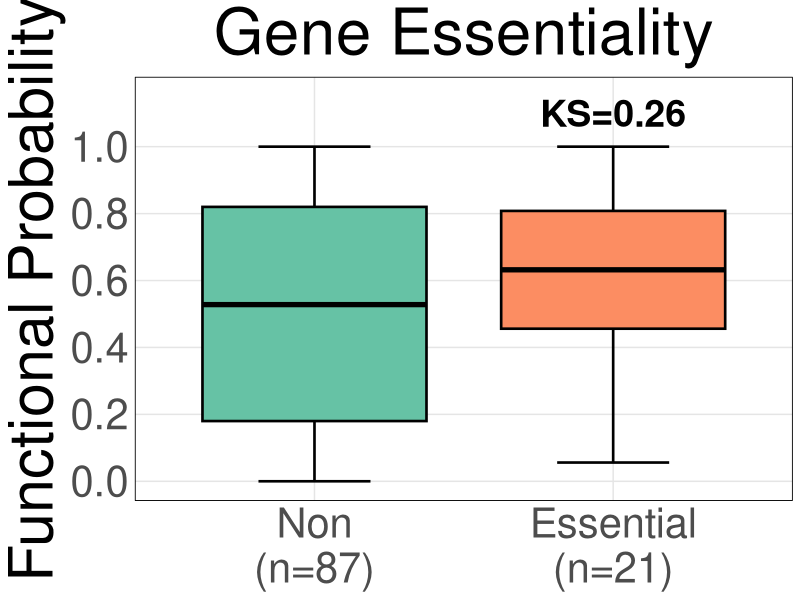

Write R code to recreate this figure. (Note: this script raises an error after producing the figure.)
# Load libraries
library(dplyr)
library(stringr) # For str_detect
library(ggplot2)
library(ggsignif)

# Load csv file
essentials_exon1_data <- read.csv("../data/Huang/processed/annotated_crRNAs_vs_exon1_prob.csv", header = TRUE)
essentials_exon2_data <- read.csv("../data/Huang/processed/annotated_crRNAs_vs_exon2_prob.csv", header = TRUE)


ess_e1_d <- essentials_exon1_data %>% select(Q_name_suffix,GeneID,TranscriptID,Probability_Functional,Essentiality_Status,coPARSE.lncRNA)
ess_e2_d <- essentials_exon2_data %>% select(Q_name_suffix,GeneID,TranscriptID,Probability_Functional,Essentiality_Status,coPARSE.lncRNA)

# Join the two datasets by Q_name and GeneID
ess_d_join <- full_join(ess_e1_d, ess_e2_d, by = c("Q_name_suffix", "GeneID", "Essentiality_Status"))

# Get the max probability and coPARSE.
ess_d_join <- ess_d_join %>% mutate(max_prob = pmax(Probability_Functional.x, Probability_Functional.y, na.rm = TRUE),
                                    coPARSE = ifelse(is.na(coPARSE.lncRNA.x),coPARSE.lncRNA.y,coPARSE.lncRNA.x))


table(ess_d_join$Essentiality_Status)

# Define the desired order for the categorical variable
essentiality_labels <- c("Non", "Essential")
coparse_labels <- c("Non", "Non-coPARSE", "coPARSE")

# Reorder the 'Essential_Status' column by converting it to a factor with specified levels
ess_d_join <- ess_d_join %>%
  mutate(Essential_Status = factor(Essentiality_Status, levels = c("Non-essential","Essential"), labels = essentiality_labels),
         coPARSE_category = case_when(
           Essentiality_Status == "Essential" & coPARSE == "Yes" ~ "coPARSE",
           Essentiality_Status == "Essential" & coPARSE == "No" ~ "Non-coPARSE",
           TRUE ~ "Non"
         ),
         coPARSE_category = factor(coPARSE_category, levels = coparse_labels))

# Keep only the max probability per GeneID
filtered_df <- ess_d_join %>%
  group_by(GeneID) %>%
  # For each GeneID, keep only the row with the maximum Probability_Functional.
  # `with_ties = FALSE` ensures that if there's a tie, only one row is returned.
  slice_max(order_by = max_prob, n = 1, with_ties = FALSE) %>%
  ungroup() # It's good practice to ungroup after the operation.


# --- Prepare Legend Labels with Record Counts ---

# Calculate the number of records for each Essential_Status category.
legend_data <- filtered_df %>%
  count(Essential_Status)

# Create a named vector for the new labels.
# The names of the vector are the original categories (e.g., "Essential")
# The values are the new labels with counts (e.g., "Essential (n=1)")
new_labels <- setNames(
  paste0(legend_data$Essential_Status, "\n(n=", legend_data$n, ")"),
  legend_data$Essential_Status
)



# Generate the Violin Plot
plot_modified <- ggplot(data = filtered_df,
                        aes(x = Essential_Status, y = max_prob, fill = Essential_Status)) +
  
  # Add the violin layer
  # trim = FALSE ensures the violin tails are drawn to the full range of the data
  #geom_violin(scale = "width", na.rm = TRUE, adjust = 1, trim = FALSE) +
  
  
  # Add a box plot inside the violins
  geom_boxplot(linewidth = 0.9, na.rm = TRUE, outlier.shape = NA, color = "black", staplewidth = 0.5) +
  
  # Use scale_fill_manual since we mapped the 'fill' aesthetic
  #scale_fill_manual(values = c("Essential" = "#1a53ff", "Non-essential" = "#beb9db"),
  #                  labels = new_labels) +
  scale_fill_brewer(palette = "Set2") +
  scale_x_discrete(labels = new_labels) +
  
  # Update the labels for the new plot layout
  labs(
    title = "Gene Essentiality",
    #x = "Essentiality Group",
    y = "Functional Probability",
    fill = "Essentiality Group" # Update legend title to match 'fill'
  ) +
  
  theme_minimal() +
  theme(
    text = element_text(size = 36),
    plot.title = element_text(size = 46, hjust = 0.5),
    axis.text.x = element_text(hjust = 0.5, size = 30),
    axis.text.y = element_text(size = 30),
    axis.title = element_text(size = 44),
    panel.grid.major = element_line(color = "gray90"),
    panel.grid.minor = element_blank(),
    axis.title.x = element_blank(),
    legend.position = "none",
    panel.border = element_rect(colour = "black", fill = NA, size = 0.3)
  )


# Define the pairwise comparisons to be performed
my_comparisons <- combn(essentiality_labels, 2, simplify = FALSE)

# Custom function to perform K-S test and format the D-statistic and p-value stars
ks_test_custom <- function(x, y) {
  test <- ks.test(x, y)
  
  # Convert p-value to significance stars
  # 'cut' is a clean way to assign stars based on p-value ranges
  stars <- cut(test$p.value, breaks = c(-Inf, 0.001, 0.01, 0.05, Inf),
               labels = c("***", "**", "*", "ns"))
  
  # Format the label as: D-value (stars)
  label <- paste0(format(test$statistic, digits = 2), " (", test$p.value, ")")
  
  # Return a list with the custom label for ggsignif
  return(list(p.value = label))
}


# Compute KS stats

# --- Step 1: Pre-calculate statistics for labels ---

# Define your reference group and comparison groups
reference_group <- "Non"
comparison_groups <- c("Essential")

# Extract the data for the reference group
reference_data <- filtered_df %>%
  filter(Essential_Status == reference_group) %>%
  pull(max_prob)

# Calculate KS statistic for each comparison group
stats_list <- lapply(comparison_groups, function(group) {
  # Extract data for the current comparison group
  comparison_data <- filtered_df %>%
    filter(Essential_Status == group) %>%
    pull(max_prob)
  
  # Perform the KS test
  ks_result <- ks.test(reference_data, comparison_data)
  
  # Return a data frame with the necessary info for plotting
  data.frame(
    Essential_Status = group,
    label = paste0("KS=", round(ks_result$statistic, 2))
  )
})

# Combine the list of data frames into a single data frame
stats_labels <- do.call(rbind, stats_list)

# Define the y-position for the labels (adjust as needed)
stats_labels$y_position <- 1.1

# Add the statistical comparison layer using the custom function
plot_with_text_stats <- plot_modified +
  
  # Add the pre-calculated stats as text
  geom_text(
    data = stats_labels,
    aes(x = Essential_Status, y = y_position, label = label),
    inherit.aes = FALSE, 
    size = 9.5,
    color = "black",
    fontface = "bold"
  ) +
  
  # Adjust y-axis limits to ensure text is visible
  scale_y_continuous(breaks = seq(0, 1, 0.2)) +
  coord_cartesian(ylim = c(0, 1.15), clip = "off")

plot_with_stats <- plot_modified +
  geom_signif(
    comparisons = my_comparisons,
    test = "ks_test_custom",  # Use our new custom function
    step_increase = 0.1,      # Spacing can be reduced for single-line labels
    textsize = 6.5,
    tip_length = 0.01,
    y_position = 1.5      # Manually set the y-position for the first bracket
  ) +
  # Expand the y-axis slightly to make room for the highest comparison brackets
  scale_y_continuous(expand = expansion(mult = c(0.05, 0.15)))

# To display the final plot
print(plot_with_text_stats)
print(plot_with_stats)



######################
# coPARSE categories #
# --- Prepare Legend Labels with Record Counts ---

# Calculate the number of records for each Essential_Status category.
legend_data <- filtered_df %>%
  count(coPARSE_category)

# Create a named vector for the new labels.
# The names of the vector are the original categories (e.g., "Essential")
# The values are the new labels with counts (e.g., "Essential (n=1)")
new_labels <- setNames(
  paste0(legend_data$coPARSE_category, "\n(n=", legend_data$n, ")"),
  legend_data$coPARSE_category
)



# Generate the Violin Plot
plot_modified <- ggplot(data = filtered_df,
                        aes(x = coPARSE_category, y = max_prob, fill = coPARSE_category)) +
  
  # Add the violin layer
  # trim = FALSE ensures the violin tails are drawn to the full range of the data
  #geom_violin(scale = "width", na.rm = TRUE, adjust = 1, trim = FALSE) +
  
  
  # Add a box plot inside the violins
  geom_boxplot(linewidth = 0.9, na.rm = TRUE, outlier.shape = NA, color = "black", staplewidth = 0.5) +
  
  # Use scale_fill_manual since we mapped the 'fill' aesthetic
  #scale_fill_manual(values = c("Essential" = "#1a53ff", "Non-essential" = "#beb9db"),
  #                  labels = new_labels) +
  scale_fill_brewer(palette = "Set2") +
  scale_x_discrete(labels = new_labels) +
  
  # Update the labels for the new plot layout
  labs(
    title = "Gene Essentiality",
    #x = "Essentiality Group",
    y = "Functional Probability",
    fill = "Essentiality Group" # Update legend title to match 'fill'
  ) +
  
  theme_minimal() +
  theme(
    text = element_text(size = 36),
    plot.title = element_text(size = 46, hjust = 0.5),
    axis.text.x = element_text(hjust = 0.5, size = 30),
    axis.text.y = element_text(size = 30),
    axis.title = element_text(size = 44),
    panel.grid.major = element_line(color = "gray90"),
    panel.grid.minor = element_blank(),
    axis.title.x = element_blank(),
    legend.position = "none",
    panel.border = element_rect(colour = "black", fill = NA, size = 0.3)
  )


# Define the pairwise comparisons to be performed
my_comparisons <- combn(coparse_labels, 2, simplify = FALSE)


# Compute KS stats

# --- Step 1: Pre-calculate statistics for labels ---

# Define your reference group and comparison groups
reference_group <- "Non"
comparison_groups <- c("Non-coPARSE","coPARSE")

# Extract the data for the reference group
reference_data <- filtered_df %>%
  filter(coPARSE_category == reference_group) %>%
  pull(max_prob)

# Calculate KS statistic for each comparison group
stats_list <- lapply(comparison_groups, function(group) {
  # Extract data for the current comparison group
  comparison_data <- filtered_df %>%
    filter(coPARSE_category == group) %>%
    pull(max_prob)
  
  # Perform the KS test
  ks_result <- ks.test(reference_data, comparison_data)
  
  # Return a data frame with the necessary info for plotting
  data.frame(
    coPARSE_category = group,
    label = paste0("KS=", round(ks_result$statistic, 2))
  )
})

# Combine the list of data frames into a single data frame
stats_labels <- do.call(rbind, stats_list)

# Define the y-position for the labels (adjust as needed)
stats_labels$y_position <- 1.1

# Add the statistical comparison layer using the custom function
plot_with_text_stats <- plot_modified +
  
  # Add the pre-calculated stats as text
  geom_text(
    data = stats_labels,
    aes(x = coPARSE_category, y = y_position, label = label),
    inherit.aes = FALSE, 
    size = 9.5,
    color = "black",
    fontface = "bold"
  ) +
  
  # Adjust y-axis limits to ensure text is visible
  scale_y_continuous(breaks = seq(0, 1, 0.2)) +
  coord_cartesian(ylim = c(0, 1.15), clip = "off")

plot_with_stats <- plot_modified +
  geom_signif(
    comparisons = my_comparisons,
    test = "ks_test_custom",  # Use our new custom function
    step_increase = 0.1,      # Spacing can be reduced for single-line labels
    textsize = 6.5,
    tip_length = 0.01,
    y_position = 1.5      # Manually set the y-position for the first bracket
  ) +
  # Expand the y-axis slightly to make room for the highest comparison brackets
  scale_y_continuous(expand = expansion(mult = c(0.05, 0.15)))

# To display the final plot
print(plot_with_text_stats)
print(plot_with_stats)
